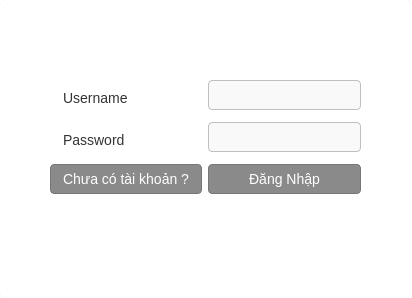
<?xml version="1.0" encoding="UTF-8"?>
<ui version="4.0">
 <class>MainWindow</class>
 <widget class="QMainWindow" name="MainWindow">
  <property name="geometry">
   <rect>
    <x>0</x>
    <y>0</y>
    <width>412</width>
    <height>298</height>
   </rect>
  </property>
  <property name="windowTitle">
   <string>Đăng Nhập</string>
  </property>
  <property name="styleSheet">
   <string notr="true">QMainWindow {
    background-color: #f4f4f4;
    border: 1px solid #d3d3d3;
    font-family: &quot;Times New Roman&quot;, Times, serif;
}

QWidget {
    background-color: #ffffff;
    border-radius: 5px;
    padding: 10px;
}

QLabel {
    font-size: 14px;
    color: #333333;
    padding-right: 10px;
}

QLineEdit {
    font-size: 14px;
    border: 1px solid #bfbfbf;
    border-radius: 4px;
    padding: 5px;
    background-color: #f9f9f9;
}

QPushButton {
    background-color: #8a8a8a;
    font-size: 14px;
    color: #ffffff;
    border: 1px solid #777777;
    border-radius: 4px;
    padding: 6px 12px;
}

QPushButton:hover {
    background-color: #6c6c6c;
}

QPushButton:pressed {
    background-color: #4f4f4f;
}

QMenuBar {
    background-color: #f1f1f1;
    border-bottom: 1px solid #e0e0e0;
}

QStatusBar {
    background-color: #f1f1f1;
    border-top: 1px solid #e0e0e0;
}

QFormLayout {
    margin-top: 15px;
}
</string>
  </property>
  <widget class="QWidget" name="centralwidget">
   <widget class="QWidget" name="formLayoutWidget">
    <property name="geometry">
     <rect>
      <x>50</x>
      <y>80</y>
      <width>311</width>
      <height>121</height>
     </rect>
    </property>
    <layout class="QFormLayout" name="formLayout">
     <item row="0" column="0">
      <widget class="QLabel" name="label">
       <property name="text">
        <string>Username</string>
       </property>
      </widget>
     </item>
     <item row="0" column="1">
      <widget class="QLineEdit" name="lineEdit"/>
     </item>
     <item row="1" column="0">
      <widget class="QLabel" name="label_2">
       <property name="text">
        <string>Password</string>
       </property>
      </widget>
     </item>
     <item row="1" column="1">
      <widget class="QLineEdit" name="lineEdit_2"/>
     </item>
     <item row="2" column="0">
      <widget class="QPushButton" name="pushButton">
       <property name="text">
        <string>Chưa có tài khoản ?</string>
       </property>
      </widget>
     </item>
     <item row="2" column="1">
      <widget class="QPushButton" name="pushButton_2">
       <property name="text">
        <string>Đăng Nhập</string>
       </property>
      </widget>
     </item>
    </layout>
   </widget>
  </widget>
 </widget>
 <resources/>
 <connections/>
</ui>
